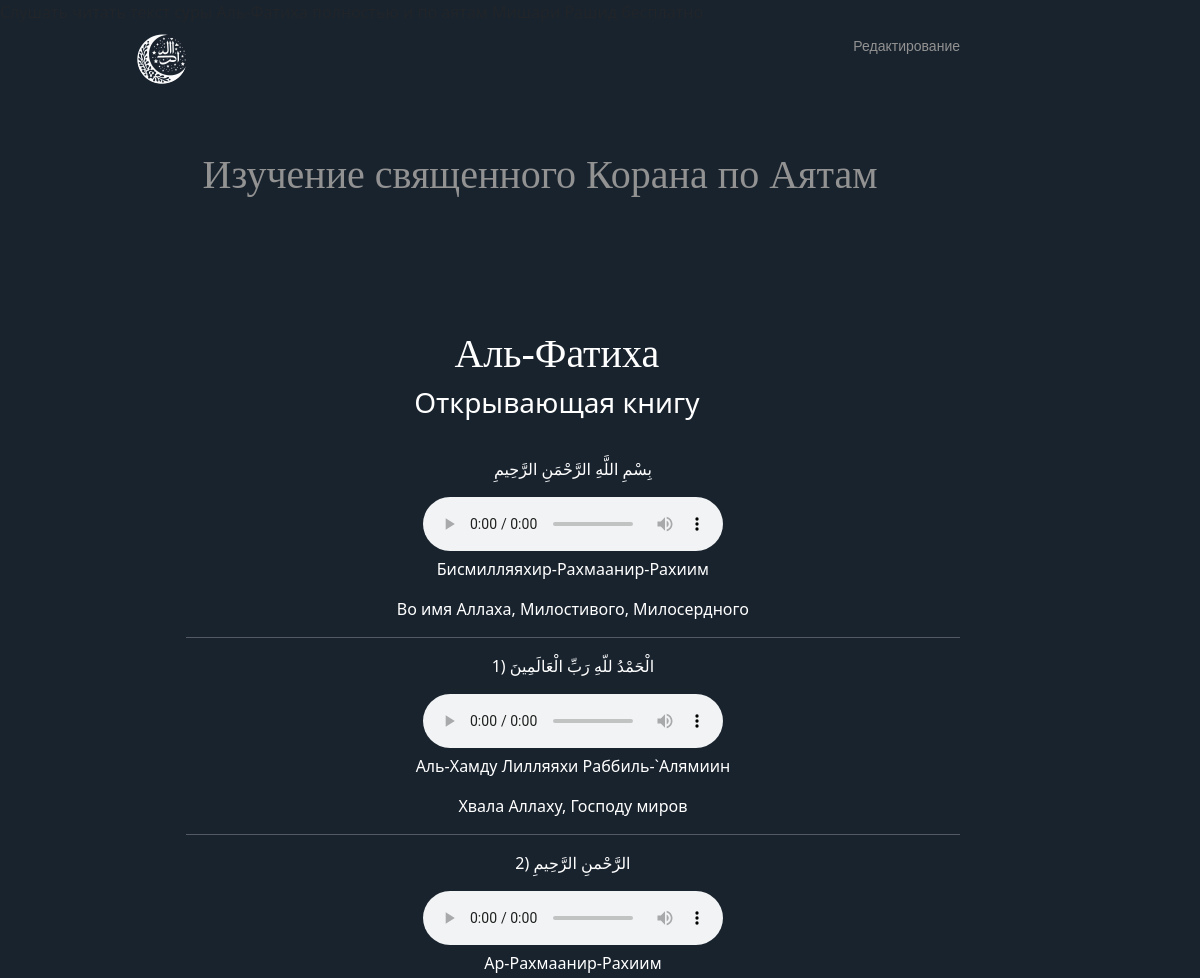
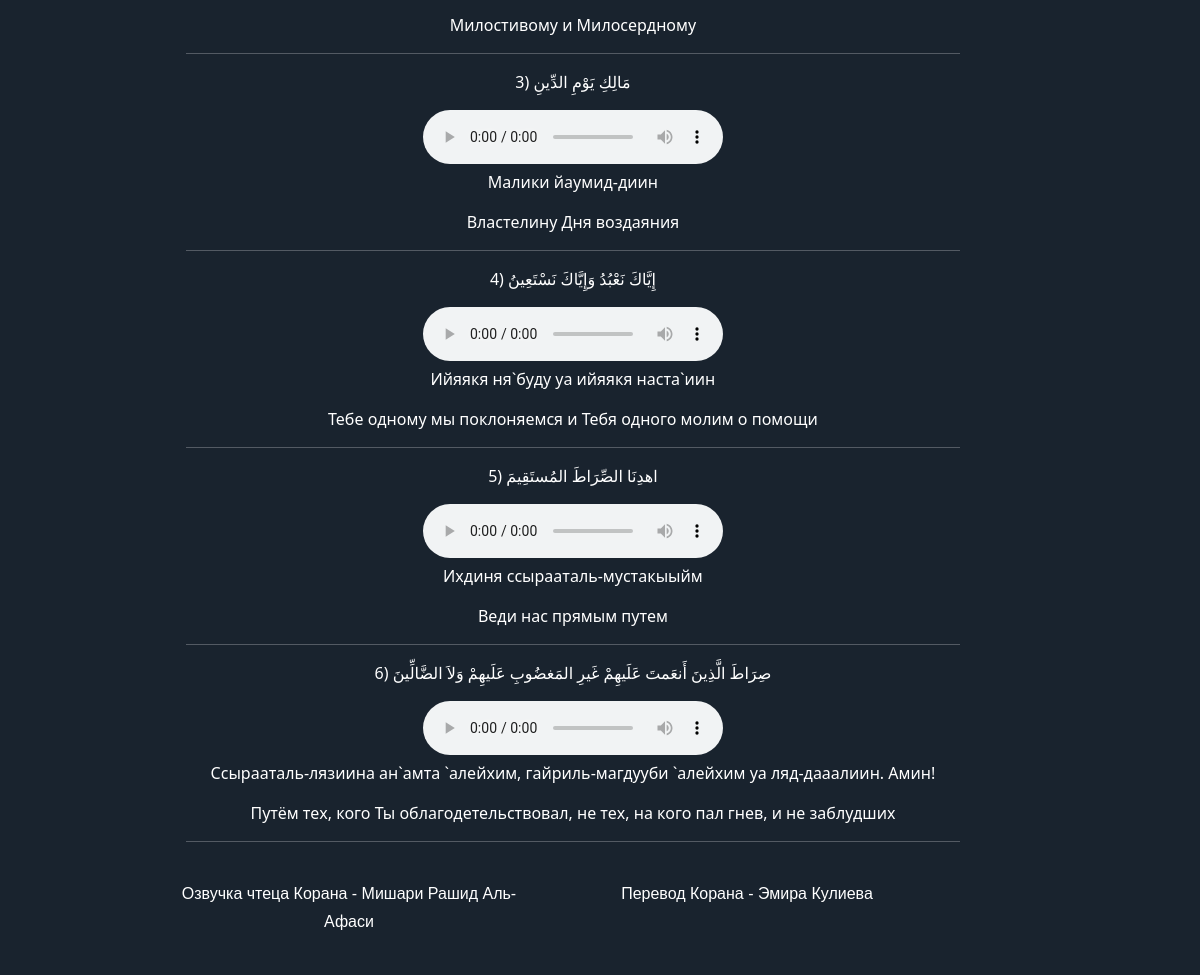
/1/, run on the app's committed database (2 pictures, top to bottom).
### mainpage/models.py (models this page shows, shortened)
class Sura(models.Model):
    name = models.CharField(verbose_name='Название Суры на арабском', max_length=30, null=True, blank=True)
    transcript = models.CharField(verbose_name='Транскрипт Суры на кирилице', max_length=30, null=True, blank=True)
    translation = models.CharField(verbose_name='Перевод Суры на русский', max_length=30, null=True, blank=True)
    audio = models.FileField(verbose_name='Сура', upload_to='audio/', null=True, blank=True)
    audio_translation = models.FileField(verbose_name='Перевод Суры на русский', upload_to='audio/', null=True,
                                         blank=True)
    class Meta:
        ordering = ['pk']

class Aiyat(models.Model):
    number = models.IntegerField(verbose_name='Номер Аята', null=True, blank=True)
    text = models.TextField(verbose_name='Текст Аята на арабском', null=True, blank=True)
    transcript = models.TextField(verbose_name='Транскрипт Аята на кирилице', null=True, blank=True)
    translation = models.TextField(verbose_name='Перевод Аята на русский', null=True, blank=True)
    audio_aiyat_begin = models.IntegerField(verbose_name='Начало аята', null=True, blank=True)
    audio_aiyat_end = models.IntegerField(verbose_name='Конец аята', null=True, blank=True)
    audio_aiyat_translation_begin = models.IntegerField(verbose_name='Начало перевода', null=True, blank=True)
    audio_aiyat_translation_end = models.IntegerField(verbose_name='Конец перевода', null=True, blank=True)
    learn = models.BooleanField(verbose_name='Учить', default=False)
    s_id = models.ForeignKey(Sura, on_delete=models.PROTECT, verbose_name='Сура', null=True, blank=True)
    def audio_aiyat(self):
        AudioSegment.converter = r"C:\ffmpeg\bin\ffmpeg.exe"
        AudioSegment.ffmpeg = r"C:\ffmpeg\bin\ffmpeg.exe"
        AudioSegment.ffprobe = r"C:\ffmpeg\bin\ffprobe.exe"
        print(which("ffmpeg"))  # Должен вернуть путь к ffmpeg
        audio = AudioSegment.from_file(self.s_id.audio, format="mp3")
        segment = audio[self.audio_aiyat_begin:self.audio_aiyat_end]
        mp3_io = BytesIO()
        segment.export(mp3_io, format='mp3')
        mp3_io.seek(0)
        audio_base64 = base64.b64encode(mp3_io.read()).decode('utf-8')
        return audio_base64

### mainpage/views.py (the view)
# urls.py: path('<int:Sura_id>/', detail, name='detail'),
def detail(request, Sura_id):
    Suras = Sura.objects.get(pk=Sura_id)
    Ayats = Aiyat.objects.filter(s_id=Suras)
    context = {'Ayats': Ayats, 'Sura': Suras}
    return render(request, 'mainpage/detail.html', context)

### mainpage/templates/mainpage/detail.html (shortened to what this page needs)
{% extends "layout/base.html" %}
{% load static %}
{% block content %}
<h1 class="text-center text-white">{{Sura.transcript|default:""}}</h1>
<h3 class="text-center text-white">{{Sura.translation|default:""}}</h3>
<section class="mainContent text-white">
    {% for Ayat in Ayats %}
    {% if Ayat.number == 0 %}
    <p>{{Ayat.text}}</p>
    {% else %}
    <p>{{Ayat.number}}) {{Ayat.text}}</p>
    {% endif %}
    {% if Ayat.s_id.audio %}
    <audio class="audio-control" controls loop type="audio/mp3">
    </audio>
    {% endif %}
    <p>{{Ayat.transcript}}</p>
    <p>{{Ayat.translation}}</p>
    <hr>
    {% endfor %}
</section>
{% endblock %}

### mainpage/templates/layout/base.html (shortened to what this page needs)
{% load static %}
<!DOCTYPE html>
<html lang="ru">
<head>
    <link rel="stylesheet" type="text/css" href="{% static 'mainpage/css/bootstrap.min.css' %}">
    <link rel="stylesheet" type="text/css" href="{% static 'mainpage/css/eCommerceStyle.css' %}">
    <link rel="stylesheet" type="text/css" href="{% static 'mainpage/css/style.css' %}">
</head>
<body>
<div id="mainWrapper">
  <header>
    <div id="logo">
      <a href="{% url 'index'%}">
        <img src="{% static 'mainpage/img/favicon.ico' %}" alt="sample logo">
      </a>
    </div>
    <div id="headerLinks">
      <a href="{% url 'experiment' %}" title="Cart">Редактирование</a>
    </div>
  </header>
  <section id="offer" class="text-center">
    <h1>Изучение священного Корана по Аятам</h1>
  </section>
  <div id="content">
    <section class="mainContent">
        {% block content %}{% endblock %}
    </section>
  </div>
  <footer>
    <div>
      <p>Озвучка чтеца Корана - Мишари Рашид Аль-Афаси</p>
    </div>
    <div>
      <p>Перевод Корана - Эмира Кулиева</p>
    </div>
  </footer>
</div>
</body>
</html>

### mainpage/static/mainpage/css/eCommerceStyle.css (style rules this page uses)
body { background-color: rgb(25 35 46); }
header { font-family: 'Montserrat', sans-serif; color: rgba(146,146,146,1.00); font-size: 16px; font-style: normal; font-weight: 400; }
#logo { float: left; padding-top: 10px; padding-bottom: 10px; width: 10%; text-align: center; color: rgba(255,255,255,1.00); background-color: rgb(25 35 46); }
#headerLinks { float: left; width: calc( 100% - 10% ); text-align: right; padding-top: 10px; padding-bottom: 10px; background-color: rgb(25 35 46); }
#headerLinks a { text-decoration: none; color: rgba(146,146,146,1.00); padding-left: 66px; font-size: 14px; }
#offer { font-family: 'Montserrat', sans-serif; clear: both; background-color: rgb(25 35 46); color: rgba(146,146,146,1.00); padding-top: 57px; padding-bottom: 57px; }
#content { clear: both; overflow: auto; padding-top: 29px; }
#content .mainContent { float: left; width: 100%; text-align: center; padding-left: 4%; padding-top: inherit; }
#mainWrapper { width: 80%; padding-left: 10%; background-color: rgb(25 35 46); }
#mainWrapper footer { clear: both; overflow: auto; background-color: rgb(25 35 46); font-family: source-sans-pro, sans-serif; font-style: normal; font-weight: 200; line-height: 1.8; padding-top: 22px; padding-left: 22px; text-align: center; padding-bottom: 22px; padding-right: 22px; }
#mainWrapper footer div { width: 50%; float: left; padding-left: 4%; padding-right: 2%; color: rgba(255,255,255,1.00); text-align: center; }

### mainpage/static/mainpage/css/style.css (style rules this page uses)
h1 { font-family: auto; position-area: center; }

### data on the page
Sura: transcript "Аль-Фатиха", translation "Открывающая книгу"
Aiyat: text "بِسْمِ اللَّهِ الرَّحْمَنِ الرَّحِيمِ", transcript "Бисмилляяхир-Рахмаанир-Рахиим", translation "Во имя Аллаха, Милостивого, Милосердного"
Aiyat: number "1", text "الْحَمْدُ للّهِ رَبِّ الْعَالَمِينَ", transcript "Аль-Хамду Лилляяхи Раббиль-`Алямиин", translation "Хвала Аллаху, Господу миров"
Aiyat: number "2", text "الرَّحْمنِ الرَّحِيمِ", transcript "Aр-Рахмаанир-Рахиим", translation "Милостивому и Милосердному"
Aiyat: number "3", text "مَالِكِ يَوْمِ الدِّينِ", transcript "Малики йаумид-диин", translation "Властелину Дня воздаяния"
Aiyat: number "4", text "إِيَّاكَ نَعْبُدُ وَإِيَّاكَ نَسْتَعِينُ", transcript "Ийяякя ня`буду уа ийяякя наста`иин", translation "Тебе одному мы поклоняемся и Тебя одного молим о помощи"
Aiyat: number "5", text "اهدِنَا الصِّرَاطَ المُستَقِيمَ", transcript "Ихдиня ссырааталь-мустакыыйм", translation "Веди нас прямым путем"
Aiyat: number "6", text "صِرَاطَ الَّذِينَ أَنعَمتَ عَلَيهِمْ غَيرِ المَغضُوبِ عَلَيهِمْ وَلاَ الضَّالِّينَ", transcript "Ссырааталь-лязиина ан`амта `алейхим, гайриль-магдууби `алейхим уа ляд-дааалиин. Амин!", translation "Путём тех, кого Ты облагодетельствовал, не тех, на кого пал гнев, и не заблудших"
